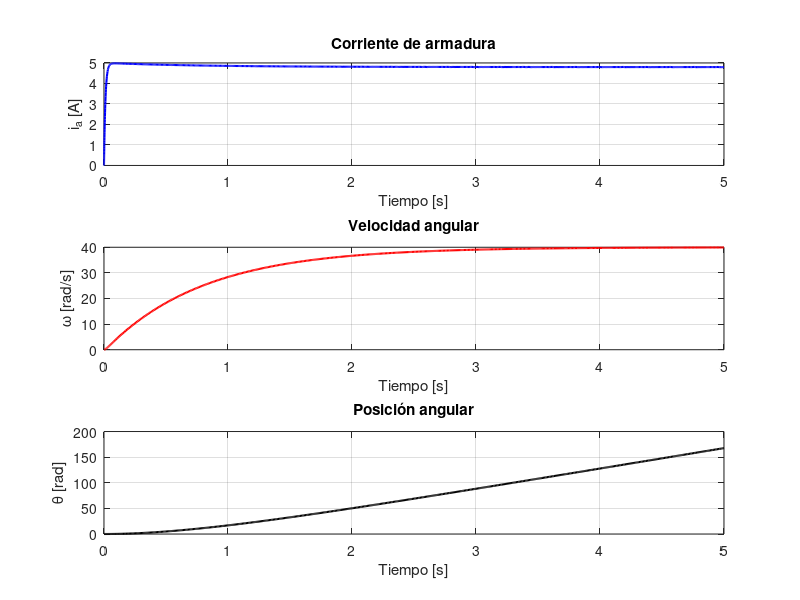

Write MATLAB code to recreate this figure.
clc;
clear;
close all;

Ra = 2;
Kt = 0.01;
b  = 0.0012;
La = 0.023;
Ke = 0.01;
J  = 0.001;

va = 10; 
T  = 0;      

x0 = [0; 0; 0];


tspan = [0 5];

f = @(t,x) [...
    (va - Ra*x(1) - Ke*x(2))/La;
    (Kt*x(1) - b*x(2) - T)/J;
    x(2)];


[t,x] = ode45(f,tspan,x0);

ia    = x(:,1);
omega = x(:,2);
theta = x(:,3);

figure;

subplot(3,1,1)
plot(t,ia,'b','LineWidth',1.5)
grid on
xlabel('Tiempo [s]')
ylabel('i_a [A]')
title('Corriente de armadura')

subplot(3,1,2)
plot(t,omega,'r','LineWidth',1.5)
grid on
xlabel('Tiempo [s]')
ylabel('\omega [rad/s]')
title('Velocidad angular')

subplot(3,1,3)
plot(t,theta,'k','LineWidth',1.5)
grid on
xlabel('Tiempo [s]')
ylabel('\theta [rad]')
title('Posición angular')
